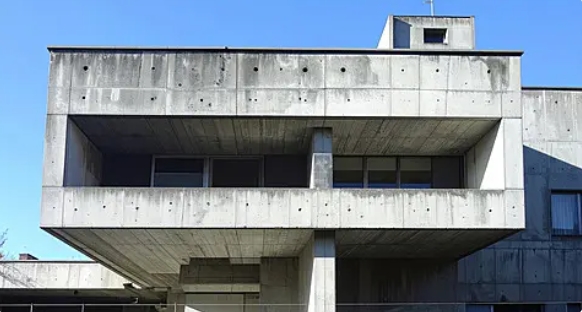
#> input picture 0326/building.png, 582 x 312 px, found by its file name
$ python 0326task3.py
#> lines starting #> are read from the running program, lines starting #| are printed output that depends on the picture; after the words box and inside, x2 and y2 are one past the last pixel; in counts of white or black regions, pixels touching at a corner belong together
import cv2 as cv

img = cv.imread('0326/building.png')
#> img is the input picture: shape (312, 582, 3); mean B, G, R 149.4, 135.6, 120.8
patch = img[106:206, 241:341]
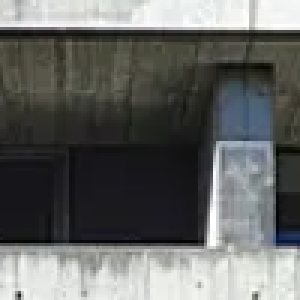
#> patch: shape (100, 100, 3) (shown 3 times larger); mean B, G, R 100.2, 102.1, 100.5
print(img.shape)
#| (312, 582, 3)

img = cv.rectangle(img, (241,106), (341,206), (0,0,255), 1)
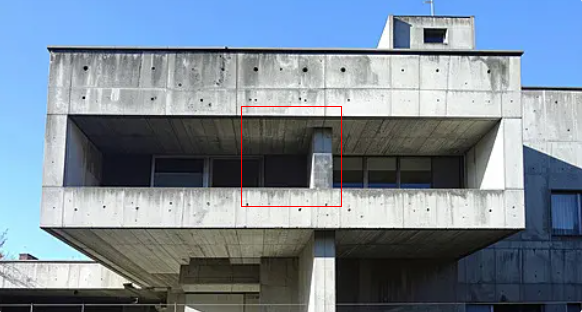
#> img: shape (312, 582, 3); 0.22% of pixels changed, all inside (x1, y1, x2, y2) = (241, 106, 342, 207)
cv.imshow('original', img)

p1 = cv.resize(patch, dsize=(0,0), fx=5, fy=5, interpolation= cv.INTER_NEAREST)
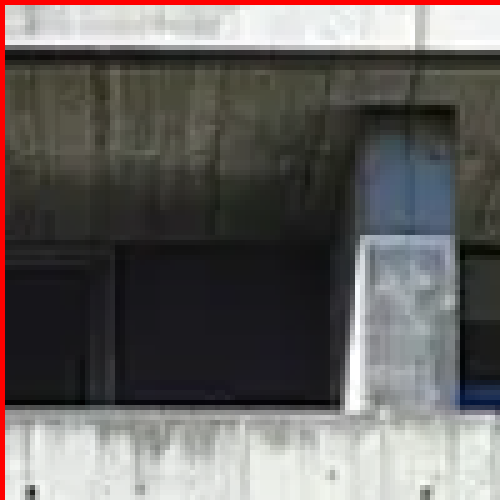
#> p1: shape (500, 500, 3); mean B, G, R 97.1, 98.9, 102.5
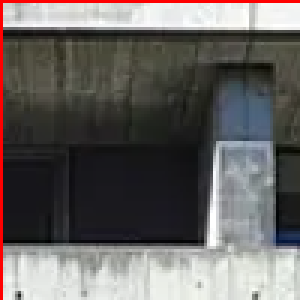
#> patch: shape (100, 100, 3) (shown 3 times larger); 1.99% of pixels changed, all inside (x1, y1, x2, y2) = (0, 0, 100, 100)
p2 = cv.resize(patch, dsize=(0,0), fx=5, fy=5, interpolation= cv.INTER_LINEAR)
p3 = cv.resize(patch, dsize=(0,0), fx=5, fy=5, interpolation= cv.INTER_CUBIC)

cv.imshow('nearest', p1)
cv.imshow('linear', p2)
cv.imshow('cubic', p3)

cv.waitKey()
cv.destroyAllWindows()
